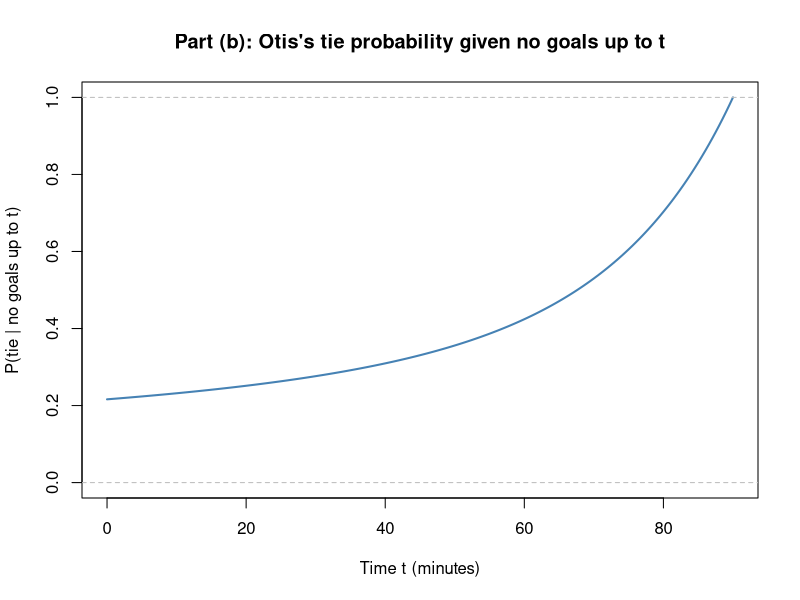
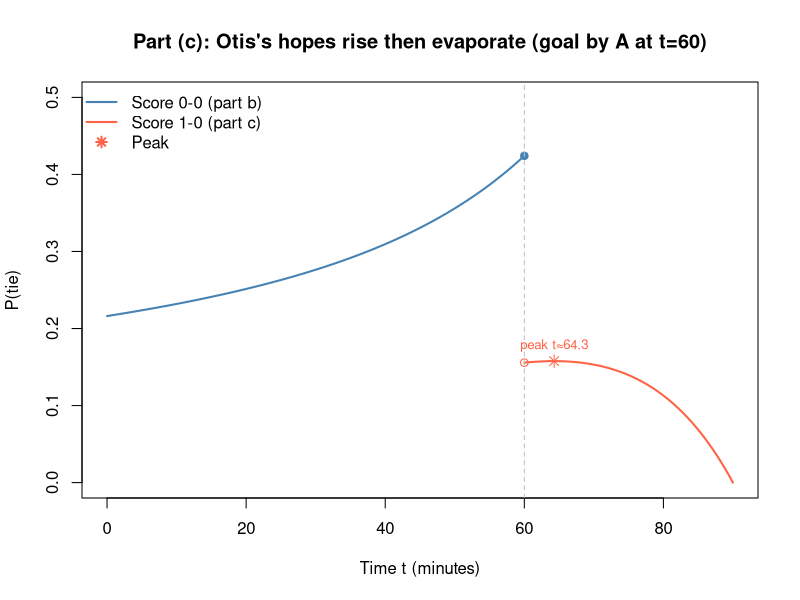
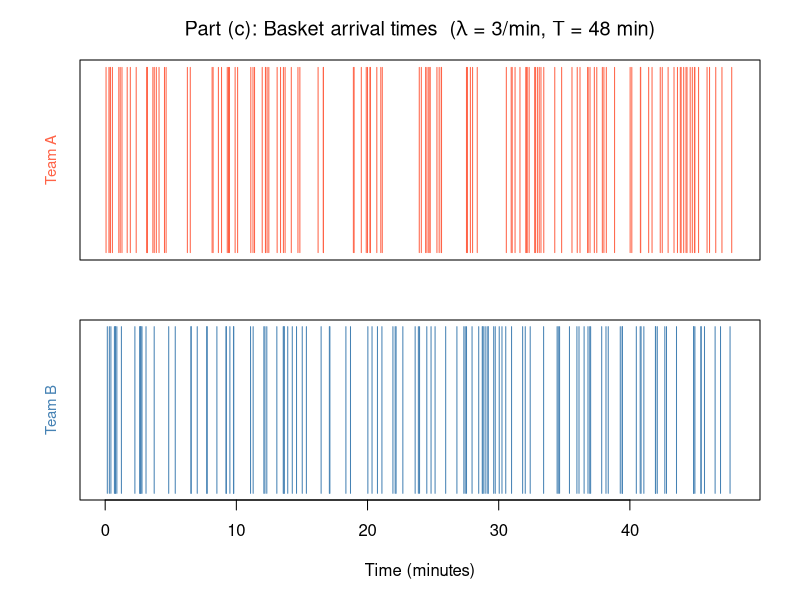
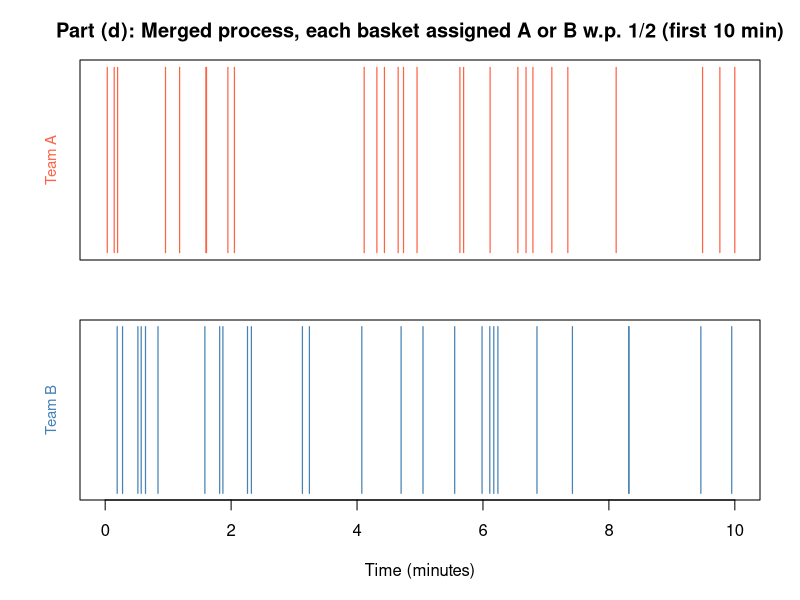
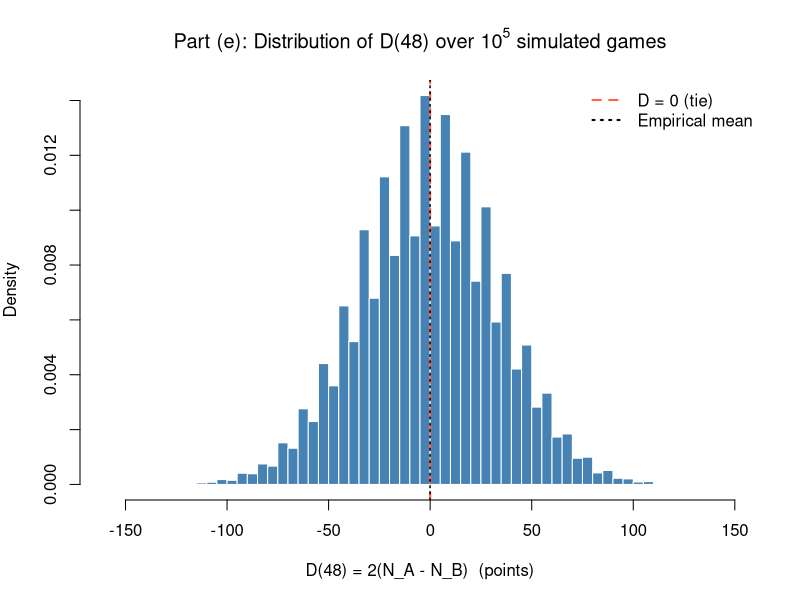
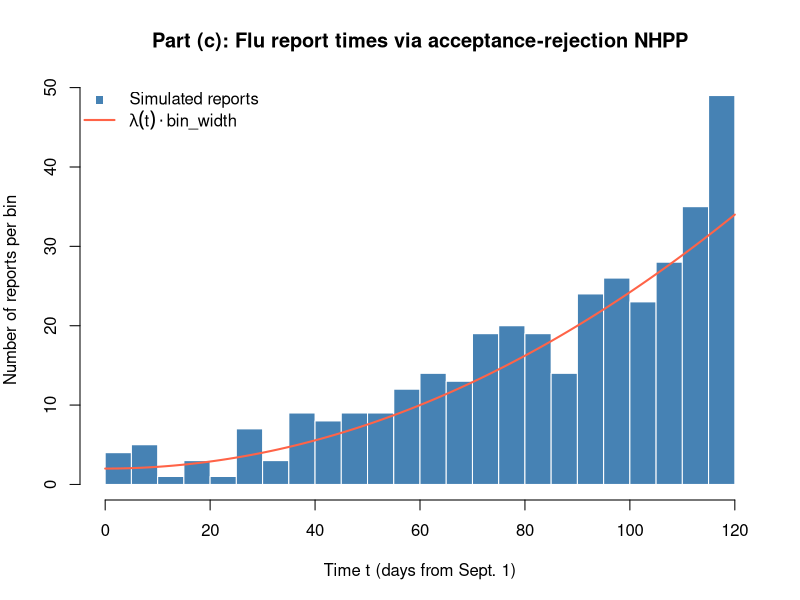

R code for these plots, in order:
## ---- chunk 1
lambda_A <- 2      # goals per game
lambda_B <- 1.5

#P(tie | no goals up to t)
tie_prob_b <- function(t) {
  lA <- lambda_A * (90 - t) / 90
  lB <- lambda_B * (90 - t) / 90
  # sum over k (truncate at 50, negligible error beyond)
  k  <- 0:50
  sum(exp(-(lA + lB)) * (lA * lB)^k / (factorial(k))^2)
}

t_b <- seq(0, 90, by = 0.5)
p_b <- sapply(t_b, tie_prob_b)

plot(t_b, p_b,
     type = "l", lwd = 2, col = "steelblue",
     xlab = "Time t (minutes)",
     ylab = "P(tie | no goals up to t)",
     main = "Part (b): Otis's tie probability given no goals up to t",
     ylim = c(0, 1))
abline(h = c(0, 1), lty = 2, col = "gray")
## ---- chunk 2
#t in [0, 60) 
t_c1 <- seq(0, 60, by = 0.5)
p_c1 <- sapply(t_c1, tie_prob_b)

#t in [60, 90] — score is 1-0
tie_prob_c <- function(t) {
  lA <- lambda_A * (90 - t) / 90
  lB <- lambda_B * (90 - t) / 90
  lB * exp(-(lA + lB))
}

t_c2 <- seq(60, 90, by = 0.5)
p_c2 <- sapply(t_c2, tie_prob_c)

plot(NA,
     xlim = c(0, 90), ylim = c(0, 0.5),
     xlab = "Time t (minutes)",
     ylab = "P(tie)",
     main = "Part (c): Otis's hopes rise then evaporate (goal by A at t=60)")

# Region 1
lines(t_c1, p_c1, lwd = 2, col = "steelblue")

# Region 2
lines(t_c2, p_c2, lwd = 2, col = "tomato")

# Mark the discontinuity at t = 60
points(60, tie_prob_b(60),  pch = 19, col = "steelblue")   
points(60, tie_prob_c(60),  pch = 1,  col = "tomato")       

# Mark the peak at t* ≈ 64.3
t_peak <- 90 - 90/3.5
p_peak <- tie_prob_c(t_peak)
points(t_peak, p_peak, pch = 8, col = "tomato", cex = 1.2)
text(t_peak, p_peak + 0.02,
     labels = paste0("peak t≈", round(t_peak, 1)),
     col = "tomato", cex = 0.8)

# Vertical line at t = 60
abline(v = 60, lty = 2, col = "gray")

legend("topleft",
       legend = c("Score 0-0 (part b)", "Score 1-0 (part c)", "Peak"),
       col    = c("steelblue", "tomato", "tomato"),
       lty    = c(1, 1, NA),
       pch    = c(NA, NA, 8),
       lwd    = 2, bty = "n")
## ---- chunk 3
# ── Parameters ────────────────────────────────────────────────────────────────
lambda <- 3
T_game <- 48

# ── Simulate arrivals ─────────────────────────────────────────────────────────
sim_poisson_arrivals <- function(lambda, T_max) {
  arrivals <- c()
  t <- 0
  repeat {
    t <- t + rexp(1, rate = lambda)
    if (t > T_max) break
    arrivals <- c(arrivals, t)
  }
  arrivals
}

set.seed(42)
times_A <- sim_poisson_arrivals(lambda, T_game)
times_B <- sim_poisson_arrivals(lambda, T_game)

# ── Plot ──────────────────────────────────────────────────────────────────────
par(mfrow = c(2,1), mar = c(2, 4, 3, 2))

# Top: Team A
plot(NA, xlim = c(0, T_game), ylim = c(0, 1),
     yaxt = "n", xaxt = "n",
     xlab = "", ylab = "",
     main = expression(paste("Part (c): Basket arrival times  (", lambda, " = 3/min, T = 48 min)")))
segments(times_A, 0, times_A, 1, col = "tomato", lwd = 1)
mtext("Team A", side = 2, line = 1, cex = 0.9, col = "tomato")

# Bottom: Team B
par(mar = c(5, 4, 1, 2))
plot(NA, xlim = c(0, T_game), ylim = c(0, 1),
     yaxt = "n",
     xlab = "Time (minutes)", ylab = "")
segments(times_B, 0, times_B, 1, col = "steelblue", lwd = 1)
mtext("Team B", side = 2, line = 1, cex = 0.9, col = "steelblue")

# Reset
par(mfrow = c(1,1), mar = c(5, 4, 4, 2))

## ---- chunk 4
# ── Parameters ────────────────────────────────────────────────────────────────
lambda <- 3
T_game <- 48

# ── Simulate merged process ───────────────────────────────────────────────────
set.seed(42)
times_merged <- sim_poisson_arrivals(2 * lambda, T_game)

# Assign each arrival to A or B with prob 1/2
assignments <- sample(c("A", "B"), size = length(times_merged), replace = TRUE)
times_A_d   <- times_merged[assignments == "A"]
times_B_d   <- times_merged[assignments == "B"]

cat("Part (d):\n")
cat("  Total baskets:", length(times_merged), "\n")
cat("  Team A baskets:", length(times_A_d), "\n")
cat("  Team B baskets:", length(times_B_d), "\n")

# ── Plot (first 10 min for readability, same as part c) ───────────────────────
par(mfrow = c(2,1), mar = c(2, 4, 3, 2))

# Top: Team A
plot(NA, xlim = c(0, 10), ylim = c(0, 1),
     yaxt = "n", xaxt = "n", xlab = "", ylab = "",
     main = "Part (d): Merged process, each basket assigned A or B w.p. 1/2 (first 10 min)")
segments(times_A_d[times_A_d <= 10], 0,
         times_A_d[times_A_d <= 10], 1,
         col = "tomato", lwd = 1.2)
mtext("Team A", side = 2, line = 1, cex = 0.9, col = "tomato")

# Bottom: Team B
par(mar = c(5, 4, 1, 2))
plot(NA, xlim = c(0, 10), ylim = c(0, 1),
     yaxt = "n", xlab = "Time (minutes)", ylab = "")
segments(times_B_d[times_B_d <= 10], 0,
         times_B_d[times_B_d <= 10], 1,
         col = "steelblue", lwd = 1.2)
mtext("Team B", side = 2, line = 1, cex = 0.9, col = "steelblue")

par(mfrow = c(1,1), mar = c(5, 4, 4, 2))
## ---- chunk 5
# ── Parameters ────────────────────────────────────────────────────────────────
lambda <- 3
t      <- 48
n_sim  <- 1e5

# ── Simulate 10^5 games ───────────────────────────────────────────────────────
set.seed(42)
N   <- rpois(n_sim, lambda = 2 * lambda * t)      # total baskets both teams
N_A <- rbinom(n_sim, size = N, prob = 0.5)        # A's share
N_B <- N - N_A                                     # B's share
D   <- 2 * (N_A - N_B)                            # score difference

# ── Empirical estimates ───────────────────────────────────────────────────────
emp_mean <- mean(D)
emp_var  <- var(D)
emp_tie  <- mean(D == 0)

# ── Theoretical values ────────────────────────────────────────────────────────
theo_mean <- 0
theo_var  <- 8 * lambda * t
theo_tie  <- exp(-2 * lambda * t) * sum(
               (lambda * t)^(2 * 0:500) / (factorial(0:500))^2
             )

# ── Print comparison ──────────────────────────────────────────────────────────
cat("Part (e): t = 48, lambda = 3, n_sim = 1e5\n\n")
cat(sprintf("           Empirical    Theoretical\n"))
cat(sprintf("E[D(t)]:   %8.4f     %8.4f\n", emp_mean, theo_mean))
cat(sprintf("Var[D(t)]: %8.4f     %8.4f\n", emp_var,  theo_var))
cat(sprintf("P(D=0):    %8.4f     %8.4f\n", emp_tie,  theo_tie))

# ── Plot histogram of D ───────────────────────────────────────────────────────
par(mar = c(5, 4, 4, 2))
hist(D,
     breaks = 80,
     col    = "steelblue",
     border = "white",
     freq   = FALSE,
     main   = expression(paste("Part (e): Distribution of D(48) over ", 10^5, " simulated games")),
     xlab   = "D(48) = 2(N_A - N_B)  (points)",
     ylab   = "Density")
abline(v  = 0,   col = "tomato", lwd = 2, lty = 2)
abline(v  = emp_mean, col = "black", lwd = 1.5, lty = 3)
legend("topright",
       legend = c("D = 0 (tie)", "Empirical mean"),
       col    = c("tomato", "black"),
       lty    = c(2, 3),
       lwd    = 2,
       bty    = "n")
## ---- chunk 6
integrand <- function(t) {
  exp(-t/2 - t^3/5400)
}

result <- integrate(integrand,
                    lower = 0,
                    upper = Inf)
print(result)
## ---- chunk 7
# ── Parameters ────────────────────────────────────────────────────────────────
lambda <- function(t) 0.5 * (1 + (t/30)^2)   # rate function
T_max  <- 120                                  # days
lambda_max <- lambda(T_max)                    # = 8.5, max occurs at t=120

cat("lambda_MAX =", lambda_max, "\n")

# ── Step 1: Sample from HPPP(lambda_max) ──────────────────────────────────────
set.seed(42)
candidate_times <- sim_poisson_arrivals(lambda_max, T_max)
cat("Candidate arrivals (before thinning):", length(candidate_times), "\n")

# ── Step 2: Accept each time T_i with prob lambda(T_i) / lambda_max ───────────
u               <- runif(length(candidate_times))
keep            <- u < lambda(candidate_times) / lambda_max
accepted_times  <- candidate_times[keep]

cat("Accepted arrivals (after thinning):  ", length(accepted_times), "\n")
cat("Expected total reports (theory):      ", 380, "\n")

# ── Plot histogram ────────────────────────────────────────────────────────────
par(mar = c(5, 4, 4, 2))
hist(accepted_times,
     breaks = 30,
     col    = "steelblue",
     border = "white",
     main   = "Part (c): Flu report times via acceptance-rejection NHPP",
     xlab   = "Time t (days from Sept. 1)",
     ylab   = "Number of reports per bin",
     freq   = TRUE)

# Overlay the theoretical rate curve scaled to counts
t_seq <- seq(0, 120, by = 0.5)
bin_width <- 120 / 30    # = 4 days per bin
lines(t_seq, lambda(t_seq) * bin_width,
      col = "tomato", lwd = 2)

legend("topleft",
       legend = c("Simulated reports", expression(lambda(t) %.% bin_width)),
       col    = c("steelblue", "tomato"),
       lty    = c(NA, 1),
       pch    = c(15, NA),
       lwd    = c(NA, 2),
       bty    = "n")

# ── Print comparison ──────────────────────────────────────────────────────────
cat(sprintf("\nComparison:\n"))
cat(sprintf("  Simulated total reports: %d\n",   length(accepted_times)))
cat(sprintf("  Theoretical E[N(120)]:   %d\n",   380))
cat(sprintf("  Difference:              %d\n",   length(accepted_times) - 380))
